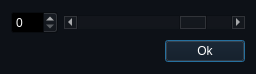
<?xml version="1.0" encoding="UTF-8"?>
<ui version="4.0">
 <class>Tranceparancy</class>
 <widget class="QDialog" name="Tranceparancy">
  <property name="geometry">
   <rect>
    <x>0</x>
    <y>0</y>
    <width>256</width>
    <height>74</height>
   </rect>
  </property>
  <property name="palette">
   <palette>
    <active>
     <colorrole role="WindowText">
      <brush brushstyle="SolidPattern">
       <color alpha="255">
        <red>255</red>
        <green>255</green>
        <blue>255</blue>
       </color>
      </brush>
     </colorrole>
     <colorrole role="Button">
      <brush brushstyle="SolidPattern">
       <color alpha="255">
        <red>13</red>
        <green>17</green>
        <blue>23</blue>
       </color>
      </brush>
     </colorrole>
     <colorrole role="Light">
      <brush brushstyle="SolidPattern">
       <color alpha="255">
        <red>19</red>
        <green>25</green>
        <blue>34</blue>
       </color>
      </brush>
     </colorrole>
     <colorrole role="Midlight">
      <brush brushstyle="SolidPattern">
       <color alpha="255">
        <red>16</red>
        <green>21</green>
        <blue>28</blue>
       </color>
      </brush>
     </colorrole>
     <colorrole role="Dark">
      <brush brushstyle="SolidPattern">
       <color alpha="255">
        <red>6</red>
        <green>8</green>
        <blue>11</blue>
       </color>
      </brush>
     </colorrole>
     <colorrole role="Mid">
      <brush brushstyle="SolidPattern">
       <color alpha="255">
        <red>9</red>
        <green>11</green>
        <blue>15</blue>
       </color>
      </brush>
     </colorrole>
     <colorrole role="Text">
      <brush brushstyle="SolidPattern">
       <color alpha="255">
        <red>255</red>
        <green>255</green>
        <blue>255</blue>
       </color>
      </brush>
     </colorrole>
     <colorrole role="BrightText">
      <brush brushstyle="SolidPattern">
       <color alpha="255">
        <red>255</red>
        <green>255</green>
        <blue>255</blue>
       </color>
      </brush>
     </colorrole>
     <colorrole role="ButtonText">
      <brush brushstyle="SolidPattern">
       <color alpha="255">
        <red>255</red>
        <green>255</green>
        <blue>255</blue>
       </color>
      </brush>
     </colorrole>
     <colorrole role="Base">
      <brush brushstyle="SolidPattern">
       <color alpha="255">
        <red>0</red>
        <green>0</green>
        <blue>0</blue>
       </color>
      </brush>
     </colorrole>
     <colorrole role="Window">
      <brush brushstyle="SolidPattern">
       <color alpha="255">
        <red>13</red>
        <green>17</green>
        <blue>23</blue>
       </color>
      </brush>
     </colorrole>
     <colorrole role="Shadow">
      <brush brushstyle="SolidPattern">
       <color alpha="255">
        <red>0</red>
        <green>0</green>
        <blue>0</blue>
       </color>
      </brush>
     </colorrole>
     <colorrole role="AlternateBase">
      <brush brushstyle="SolidPattern">
       <color alpha="255">
        <red>6</red>
        <green>8</green>
        <blue>11</blue>
       </color>
      </brush>
     </colorrole>
     <colorrole role="ToolTipBase">
      <brush brushstyle="SolidPattern">
       <color alpha="255">
        <red>255</red>
        <green>255</green>
        <blue>220</blue>
       </color>
      </brush>
     </colorrole>
     <colorrole role="ToolTipText">
      <brush brushstyle="SolidPattern">
       <color alpha="255">
        <red>0</red>
        <green>0</green>
        <blue>0</blue>
       </color>
      </brush>
     </colorrole>
     <colorrole role="PlaceholderText">
      <brush brushstyle="SolidPattern">
       <color alpha="128">
        <red>255</red>
        <green>255</green>
        <blue>255</blue>
       </color>
      </brush>
     </colorrole>
    </active>
    <inactive>
     <colorrole role="WindowText">
      <brush brushstyle="SolidPattern">
       <color alpha="255">
        <red>255</red>
        <green>255</green>
        <blue>255</blue>
       </color>
      </brush>
     </colorrole>
     <colorrole role="Button">
      <brush brushstyle="SolidPattern">
       <color alpha="255">
        <red>13</red>
        <green>17</green>
        <blue>23</blue>
       </color>
      </brush>
     </colorrole>
     <colorrole role="Light">
      <brush brushstyle="SolidPattern">
       <color alpha="255">
        <red>19</red>
        <green>25</green>
        <blue>34</blue>
       </color>
      </brush>
     </colorrole>
     <colorrole role="Midlight">
      <brush brushstyle="SolidPattern">
       <color alpha="255">
        <red>16</red>
        <green>21</green>
        <blue>28</blue>
       </color>
      </brush>
     </colorrole>
     <colorrole role="Dark">
      <brush brushstyle="SolidPattern">
       <color alpha="255">
        <red>6</red>
        <green>8</green>
        <blue>11</blue>
       </color>
      </brush>
     </colorrole>
     <colorrole role="Mid">
      <brush brushstyle="SolidPattern">
       <color alpha="255">
        <red>9</red>
        <green>11</green>
        <blue>15</blue>
       </color>
      </brush>
     </colorrole>
     <colorrole role="Text">
      <brush brushstyle="SolidPattern">
       <color alpha="255">
        <red>255</red>
        <green>255</green>
        <blue>255</blue>
       </color>
      </brush>
     </colorrole>
     <colorrole role="BrightText">
      <brush brushstyle="SolidPattern">
       <color alpha="255">
        <red>255</red>
        <green>255</green>
        <blue>255</blue>
       </color>
      </brush>
     </colorrole>
     <colorrole role="ButtonText">
      <brush brushstyle="SolidPattern">
       <color alpha="255">
        <red>255</red>
        <green>255</green>
        <blue>255</blue>
       </color>
      </brush>
     </colorrole>
     <colorrole role="Base">
      <brush brushstyle="SolidPattern">
       <color alpha="255">
        <red>0</red>
        <green>0</green>
        <blue>0</blue>
       </color>
      </brush>
     </colorrole>
     <colorrole role="Window">
      <brush brushstyle="SolidPattern">
       <color alpha="255">
        <red>13</red>
        <green>17</green>
        <blue>23</blue>
       </color>
      </brush>
     </colorrole>
     <colorrole role="Shadow">
      <brush brushstyle="SolidPattern">
       <color alpha="255">
        <red>0</red>
        <green>0</green>
        <blue>0</blue>
       </color>
      </brush>
     </colorrole>
     <colorrole role="AlternateBase">
      <brush brushstyle="SolidPattern">
       <color alpha="255">
        <red>6</red>
        <green>8</green>
        <blue>11</blue>
       </color>
      </brush>
     </colorrole>
     <colorrole role="ToolTipBase">
      <brush brushstyle="SolidPattern">
       <color alpha="255">
        <red>255</red>
        <green>255</green>
        <blue>220</blue>
       </color>
      </brush>
     </colorrole>
     <colorrole role="ToolTipText">
      <brush brushstyle="SolidPattern">
       <color alpha="255">
        <red>0</red>
        <green>0</green>
        <blue>0</blue>
       </color>
      </brush>
     </colorrole>
     <colorrole role="PlaceholderText">
      <brush brushstyle="SolidPattern">
       <color alpha="128">
        <red>255</red>
        <green>255</green>
        <blue>255</blue>
       </color>
      </brush>
     </colorrole>
    </inactive>
    <disabled>
     <colorrole role="WindowText">
      <brush brushstyle="SolidPattern">
       <color alpha="255">
        <red>6</red>
        <green>8</green>
        <blue>11</blue>
       </color>
      </brush>
     </colorrole>
     <colorrole role="Button">
      <brush brushstyle="SolidPattern">
       <color alpha="255">
        <red>13</red>
        <green>17</green>
        <blue>23</blue>
       </color>
      </brush>
     </colorrole>
     <colorrole role="Light">
      <brush brushstyle="SolidPattern">
       <color alpha="255">
        <red>19</red>
        <green>25</green>
        <blue>34</blue>
       </color>
      </brush>
     </colorrole>
     <colorrole role="Midlight">
      <brush brushstyle="SolidPattern">
       <color alpha="255">
        <red>16</red>
        <green>21</green>
        <blue>28</blue>
       </color>
      </brush>
     </colorrole>
     <colorrole role="Dark">
      <brush brushstyle="SolidPattern">
       <color alpha="255">
        <red>6</red>
        <green>8</green>
        <blue>11</blue>
       </color>
      </brush>
     </colorrole>
     <colorrole role="Mid">
      <brush brushstyle="SolidPattern">
       <color alpha="255">
        <red>9</red>
        <green>11</green>
        <blue>15</blue>
       </color>
      </brush>
     </colorrole>
     <colorrole role="Text">
      <brush brushstyle="SolidPattern">
       <color alpha="255">
        <red>6</red>
        <green>8</green>
        <blue>11</blue>
       </color>
      </brush>
     </colorrole>
     <colorrole role="BrightText">
      <brush brushstyle="SolidPattern">
       <color alpha="255">
        <red>255</red>
        <green>255</green>
        <blue>255</blue>
       </color>
      </brush>
     </colorrole>
     <colorrole role="ButtonText">
      <brush brushstyle="SolidPattern">
       <color alpha="255">
        <red>6</red>
        <green>8</green>
        <blue>11</blue>
       </color>
      </brush>
     </colorrole>
     <colorrole role="Base">
      <brush brushstyle="SolidPattern">
       <color alpha="255">
        <red>13</red>
        <green>17</green>
        <blue>23</blue>
       </color>
      </brush>
     </colorrole>
     <colorrole role="Window">
      <brush brushstyle="SolidPattern">
       <color alpha="255">
        <red>13</red>
        <green>17</green>
        <blue>23</blue>
       </color>
      </brush>
     </colorrole>
     <colorrole role="Shadow">
      <brush brushstyle="SolidPattern">
       <color alpha="255">
        <red>0</red>
        <green>0</green>
        <blue>0</blue>
       </color>
      </brush>
     </colorrole>
     <colorrole role="AlternateBase">
      <brush brushstyle="SolidPattern">
       <color alpha="255">
        <red>13</red>
        <green>17</green>
        <blue>23</blue>
       </color>
      </brush>
     </colorrole>
     <colorrole role="ToolTipBase">
      <brush brushstyle="SolidPattern">
       <color alpha="255">
        <red>255</red>
        <green>255</green>
        <blue>220</blue>
       </color>
      </brush>
     </colorrole>
     <colorrole role="ToolTipText">
      <brush brushstyle="SolidPattern">
       <color alpha="255">
        <red>0</red>
        <green>0</green>
        <blue>0</blue>
       </color>
      </brush>
     </colorrole>
     <colorrole role="PlaceholderText">
      <brush brushstyle="SolidPattern">
       <color alpha="128">
        <red>255</red>
        <green>255</green>
        <blue>255</blue>
       </color>
      </brush>
     </colorrole>
    </disabled>
   </palette>
  </property>
  <property name="windowTitle">
   <string>Tranceparancy dialog</string>
  </property>
  <layout class="QGridLayout" name="gridLayout_2">
   <item row="0" column="0">
    <layout class="QGridLayout" name="gridLayout">
     <item row="0" column="0">
      <widget class="QSpinBox" name="spinBox">
       <property name="sizePolicy">
        <sizepolicy hsizetype="Preferred" vsizetype="Preferred">
         <horstretch>0</horstretch>
         <verstretch>0</verstretch>
        </sizepolicy>
       </property>
       <property name="maximum">
        <number>100</number>
       </property>
      </widget>
     </item>
     <item row="0" column="1" colspan="3">
      <widget class="QScrollBar" name="horizontalScrollBar">
       <property name="maximum">
        <number>100</number>
       </property>
       <property name="pageStep">
        <number>1</number>
       </property>
       <property name="value">
        <number>80</number>
       </property>
       <property name="orientation">
        <enum>Qt::Horizontal</enum>
       </property>
       <property name="invertedAppearance">
        <bool>false</bool>
       </property>
      </widget>
     </item>
     <item row="3" column="3">
      <widget class="QPushButton" name="pushButton_ok">
       <property name="text">
        <string>Ok</string>
       </property>
       <property name="icon">
        <iconset resource="libicon/icons.qrc">
         <normaloff>:/opinion-okay.png</normaloff>:/opinion-okay.png</iconset>
       </property>
      </widget>
     </item>
     <item row="3" column="0" colspan="3">
      <spacer name="horizontalSpacer">
       <property name="orientation">
        <enum>Qt::Horizontal</enum>
       </property>
       <property name="sizeHint" stdset="0">
        <size>
         <width>40</width>
         <height>20</height>
        </size>
       </property>
      </spacer>
     </item>
    </layout>
   </item>
  </layout>
 </widget>
 <resources>
  <include location="libicon/icons.qrc"/>
 </resources>
 <connections/>
</ui>
